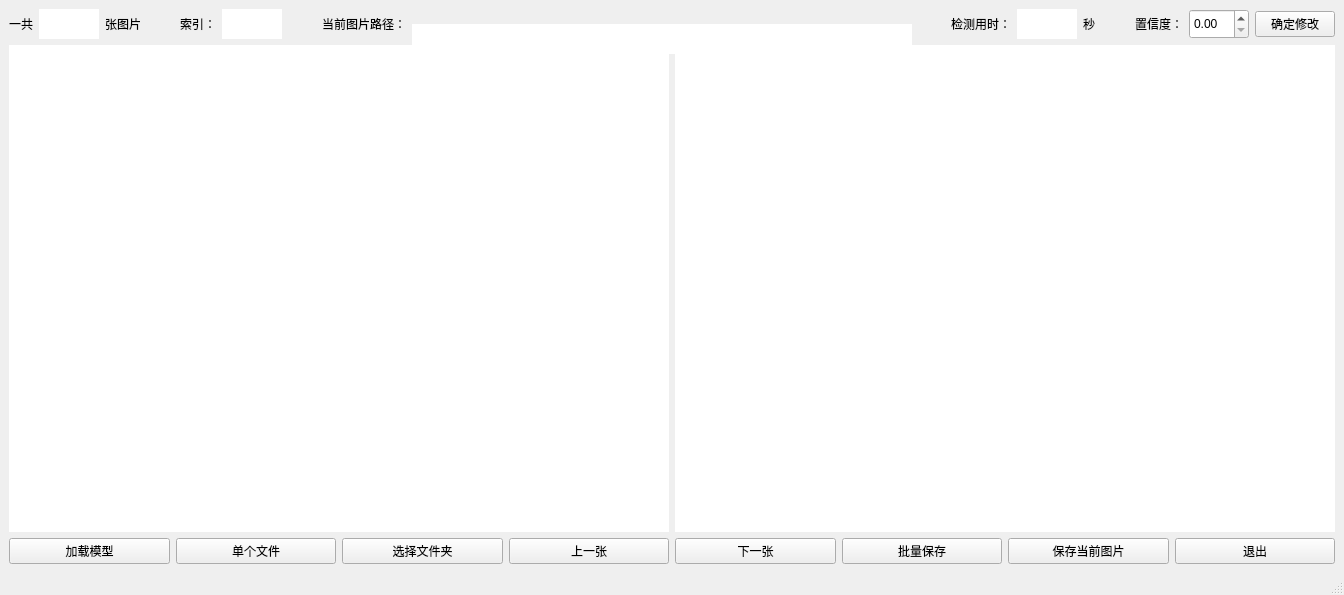
<?xml version="1.0" encoding="UTF-8"?>
<ui version="4.0">
 <class>MainWindow</class>
 <widget class="QMainWindow" name="MainWindow">
  <property name="geometry">
   <rect>
    <x>0</x>
    <y>0</y>
    <width>1344</width>
    <height>595</height>
   </rect>
  </property>
  <property name="windowTitle">
   <string>检测界面</string>
  </property>
  <widget class="QWidget" name="centralwidget">
   <layout class="QVBoxLayout" name="verticalLayout" stretch="1,8,1">
    <item>
     <layout class="QHBoxLayout" name="horizontalLayout">
      <property name="sizeConstraint">
       <enum>QLayout::SetDefaultConstraint</enum>
      </property>
      <item>
       <widget class="QLabel" name="label_2">
        <property name="text">
         <string>一共</string>
        </property>
       </widget>
      </item>
      <item>
       <widget class="QLabel" name="label_image_number">
        <property name="minimumSize">
         <size>
          <width>60</width>
          <height>30</height>
         </size>
        </property>
        <property name="maximumSize">
         <size>
          <width>60</width>
          <height>30</height>
         </size>
        </property>
        <property name="styleSheet">
         <string notr="true">background:rgb(255, 255, 255)</string>
        </property>
        <property name="text">
         <string/>
        </property>
        <property name="alignment">
         <set>Qt::AlignCenter</set>
        </property>
       </widget>
      </item>
      <item>
       <widget class="QLabel" name="label_4">
        <property name="text">
         <string>张图片</string>
        </property>
       </widget>
      </item>
      <item>
       <spacer name="horizontalSpacer">
        <property name="orientation">
         <enum>Qt::Horizontal</enum>
        </property>
        <property name="sizeHint" stdset="0">
         <size>
          <width>40</width>
          <height>20</height>
         </size>
        </property>
       </spacer>
      </item>
      <item>
       <widget class="QLabel" name="label_5">
        <property name="text">
         <string>索引：</string>
        </property>
       </widget>
      </item>
      <item>
       <widget class="QLabel" name="label_image_indxe">
        <property name="minimumSize">
         <size>
          <width>60</width>
          <height>30</height>
         </size>
        </property>
        <property name="maximumSize">
         <size>
          <width>60</width>
          <height>30</height>
         </size>
        </property>
        <property name="styleSheet">
         <string notr="true">background:rgb(255, 255, 255)</string>
        </property>
        <property name="text">
         <string/>
        </property>
        <property name="alignment">
         <set>Qt::AlignCenter</set>
        </property>
       </widget>
      </item>
      <item>
       <spacer name="horizontalSpacer_2">
        <property name="orientation">
         <enum>Qt::Horizontal</enum>
        </property>
        <property name="sizeHint" stdset="0">
         <size>
          <width>40</width>
          <height>20</height>
         </size>
        </property>
       </spacer>
      </item>
      <item>
       <widget class="QLabel" name="label_7">
        <property name="text">
         <string>当前图片路径：</string>
        </property>
       </widget>
      </item>
      <item>
       <widget class="QLabel" name="label_image_dir">
        <property name="minimumSize">
         <size>
          <width>500</width>
          <height>30</height>
         </size>
        </property>
        <property name="maximumSize">
         <size>
          <width>0</width>
          <height>0</height>
         </size>
        </property>
        <property name="styleSheet">
         <string notr="true">background:rgb(255, 255, 255)</string>
        </property>
        <property name="text">
         <string/>
        </property>
        <property name="alignment">
         <set>Qt::AlignCenter</set>
        </property>
       </widget>
      </item>
      <item>
       <spacer name="horizontalSpacer_3">
        <property name="orientation">
         <enum>Qt::Horizontal</enum>
        </property>
        <property name="sizeHint" stdset="0">
         <size>
          <width>40</width>
          <height>20</height>
         </size>
        </property>
       </spacer>
      </item>
      <item>
       <widget class="QLabel" name="label_9">
        <property name="text">
         <string>检测用时：</string>
        </property>
       </widget>
      </item>
      <item>
       <widget class="QLabel" name="label_time">
        <property name="minimumSize">
         <size>
          <width>60</width>
          <height>30</height>
         </size>
        </property>
        <property name="maximumSize">
         <size>
          <width>60</width>
          <height>30</height>
         </size>
        </property>
        <property name="styleSheet">
         <string notr="true">background:rgb(255, 255, 255)</string>
        </property>
        <property name="text">
         <string/>
        </property>
        <property name="alignment">
         <set>Qt::AlignCenter</set>
        </property>
       </widget>
      </item>
      <item>
       <widget class="QLabel" name="label_10">
        <property name="text">
         <string>秒</string>
        </property>
       </widget>
      </item>
      <item>
       <spacer name="horizontalSpacer_4">
        <property name="orientation">
         <enum>Qt::Horizontal</enum>
        </property>
        <property name="sizeHint" stdset="0">
         <size>
          <width>40</width>
          <height>20</height>
         </size>
        </property>
       </spacer>
      </item>
      <item>
       <widget class="QLabel" name="label_12">
        <property name="text">
         <string>置信度：</string>
        </property>
       </widget>
      </item>
      <item>
       <widget class="QDoubleSpinBox" name="doubleSpinBox_confidence">
        <property name="minimumSize">
         <size>
          <width>60</width>
          <height>30</height>
         </size>
        </property>
        <property name="maximumSize">
         <size>
          <width>60</width>
          <height>30</height>
         </size>
        </property>
       </widget>
      </item>
      <item>
       <widget class="QPushButton" name="pushButton_confidence">
        <property name="text">
         <string>确定修改</string>
        </property>
       </widget>
      </item>
     </layout>
    </item>
    <item>
     <layout class="QHBoxLayout" name="horizontalLayout_2">
      <item>
       <widget class="QLabel" name="label_13">
        <property name="styleSheet">
         <string notr="true">background:rgb(255, 255, 255)</string>
        </property>
        <property name="text">
         <string/>
        </property>
        <property name="alignment">
         <set>Qt::AlignCenter</set>
        </property>
       </widget>
      </item>
      <item>
       <widget class="QLabel" name="label">
        <property name="styleSheet">
         <string notr="true">background:rgb(255, 255, 255)</string>
        </property>
        <property name="text">
         <string/>
        </property>
        <property name="alignment">
         <set>Qt::AlignCenter</set>
        </property>
       </widget>
      </item>
     </layout>
    </item>
    <item>
     <layout class="QHBoxLayout" name="horizontalLayout_3">
      <item>
       <widget class="QPushButton" name="pushButton_weight">
        <property name="text">
         <string>加载模型</string>
        </property>
       </widget>
      </item>
      <item>
       <widget class="QPushButton" name="pushButton_oneImage">
        <property name="text">
         <string>单个文件</string>
        </property>
       </widget>
      </item>
      <item>
       <widget class="QPushButton" name="pushButton_dirIMage">
        <property name="text">
         <string>选择文件夹</string>
        </property>
       </widget>
      </item>
      <item>
       <widget class="QPushButton" name="pushButton_up">
        <property name="text">
         <string>上一张</string>
        </property>
       </widget>
      </item>
      <item>
       <widget class="QPushButton" name="pushButton_next">
        <property name="text">
         <string>下一张</string>
        </property>
       </widget>
      </item>
      <item>
       <widget class="QPushButton" name="pushButton_saveDir">
        <property name="text">
         <string>批量保存</string>
        </property>
       </widget>
      </item>
      <item>
       <widget class="QPushButton" name="pushButton_saveImage">
        <property name="text">
         <string>保存当前图片</string>
        </property>
       </widget>
      </item>
      <item>
       <widget class="QPushButton" name="pushButton_exeit">
        <property name="text">
         <string>退出</string>
        </property>
       </widget>
      </item>
     </layout>
    </item>
   </layout>
  </widget>
  <widget class="QMenuBar" name="menubar">
   <property name="geometry">
    <rect>
     <x>0</x>
     <y>0</y>
     <width>1344</width>
     <height>26</height>
    </rect>
   </property>
  </widget>
  <widget class="QStatusBar" name="statusbar"/>
 </widget>
 <resources/>
 <connections/>
</ui>
